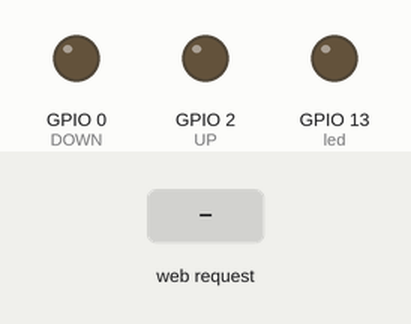
Simulated run of this sketch. Board: ESP8266 (NodeMCU). Shown: output pins drawn as LEDs (lit = HIGH). The inputs (shaded band) are chosen by the test bench. WiFi joins after 1.5 s; servers stay silent unless stated; what the sketch prints to the serial monitor is not drawn.

Above: at 2.7 s.
2.8 s: HTTP request GET /up received
At 3.3 s:
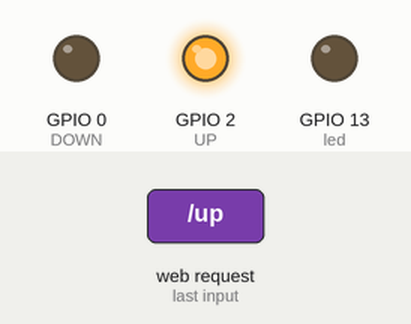
At 4.6 s:
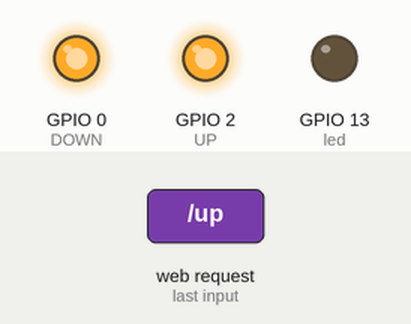
4.9 s: HTTP request GET /down received
At 5.7 s:
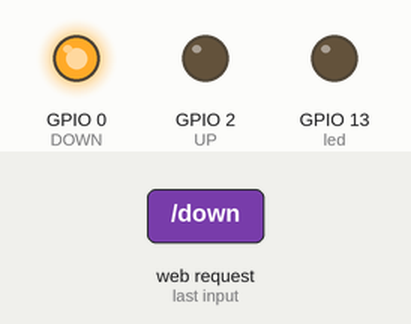
Timing chart, 0 to 7.9 s (numbered marks = the images above; inputs shaded):
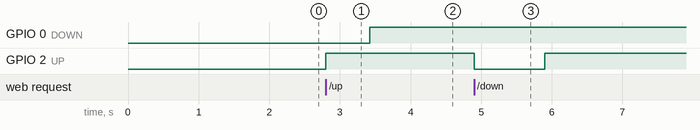

Measured:
- after the input at 2.8 s, GPIO 0 (DOWN): LOW → HIGH after 0.63 s; GPIO 2 (UP): LOW → HIGH at once
- after the input at 4.9 s, GPIO 2 (UP): HIGH → LOW at once, → HIGH 1.0 s later

The sketch:

Linak-standing-desk-wireless-remote.ino
```cpp
#include <ESP8266WiFi.h>
#include <WiFiClient.h>
#include <ESP8266WebServer.h>
#include <ESP8266mDNS.h>

#ifndef STASSID
#define STASSID "SSID"
#define STAPSK  "PASSWORD"
#endif

const char* ssid = STASSID;
const char* password = STAPSK;

ESP8266WebServer server(80);

const int led = 13;

int UP = 2; // the input to the relay pin
int DOWN = 0; // the input to the relay pin

void setup(void) {
  pinMode(UP, OUTPUT); // initialize pin as OUTPUT
  pinMode(DOWN, OUTPUT); // initialize pin as OUTPUT


//  pinMode(13, OUTPUT);          // sets the digital pin 13 as output
//  digitalWrite(13, HIGH);       // switches OFF the relay
//  pinMode(12, OUTPUT);          // sets the digital pin 13 as output
//  digitalWrite(12, HIGH);       // switches OFF the relay

  pinMode(led, OUTPUT);
  digitalWrite(led, 0);
  Serial.begin(115200);
  WiFi.mode(WIFI_STA);
  WiFi.begin(ssid, password);
  Serial.println("");

  // Wait for connection
  while (WiFi.status() != WL_CONNECTED) {
    delay(500);
    Serial.print(".");
  }
  Serial.println("");
  Serial.print("Connected to ");
  Serial.println(ssid);
  Serial.print("IP address: ");
  Serial.println(WiFi.localIP());

  if (MDNS.begin("esp8266")) {
    Serial.println("MDNS responder started");
  }


  server.on("/up", []() {
    server.send(200, "text/plain", "this works as well");
    digitalWrite(UP, HIGH);        // switches ON the relay
    digitalWrite(DOWN, LOW);        // switches ON the relay
    delay(625);
    digitalWrite(UP, HIGH);        // switches ON the relay
    digitalWrite(DOWN, HIGH);        // switches ON the relay

  });

  server.on("/down", []() {
    server.send(200, "text/plain", "this works as well");
    digitalWrite(UP, LOW);        // switches ON the relay
    digitalWrite(DOWN, HIGH);        // switches ON the relay
    delay(1000);
    digitalWrite(UP, HIGH);        // switches ON the relay
    digitalWrite(DOWN, HIGH);        // switches ON the relay
  });


  server.begin();
  Serial.println("HTTP server started");
}

void loop(void) {
  server.handleClient();
  MDNS.update();
}
```
